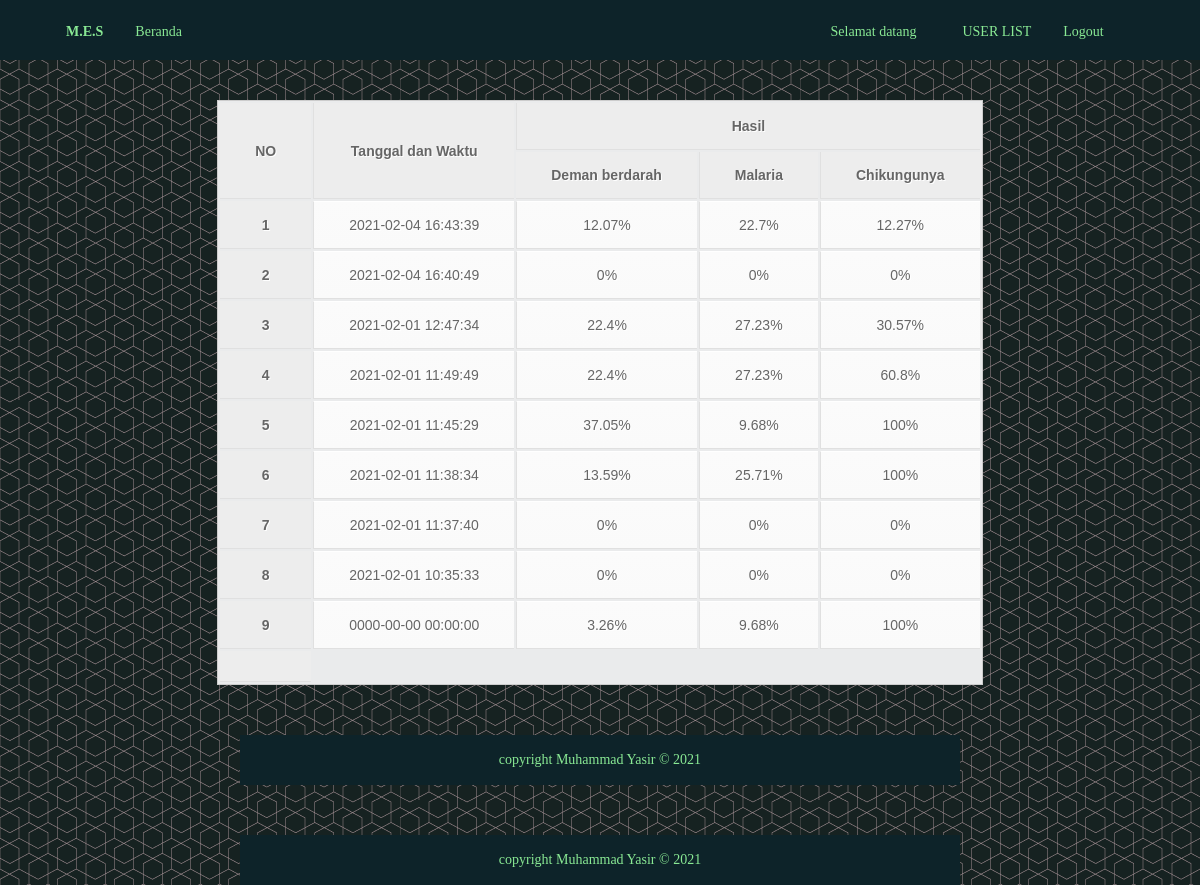
The app's page /admin/index.php?p=history&id=1 (signed in) with its own data.
### tables this page shows
CREATE TABLE `history` (
  `id_history` int(11) NOT NULL,
  `id_anggota` int(11) NOT NULL,
  `waktu` datetime NOT NULL DEFAULT '0000-00-00 00:00:00',
  `CF_P01` float NOT NULL,
  `CF_P02` float NOT NULL,
  `CF_P03` float NOT NULL
);

### admin/history.php (the view, shortened to what this page needs)
<?php
    include "connection.php";
    $id = $_GET["id"];
?>
<!DOCTYPE html>
<html lang="en">
<head>
    <link rel="stylesheet" href="stylehasil.css">
</head>
<body>
    <div class="header">
        <div class="grid">
            <div class="topnav" id="myTopnav">
                <div class="dh6">
                    <div class="left">
                        <a href="index.php"><b>M.E.S</b></a>
                        <a href="index.php">Beranda</a>
                    </div>
                </div>
                <div class="dh6">
                    <div class="right">
                        <a>Selamat datang &nbsp;&nbsp;&nbsp;<b><?php echo "$admin[name]"; ?></b></a>
                        <a href='?p=user'>USER LIST</a>
                        <a href='logout.php'>Logout</a>
                    </div>
                </div>
            </div>
        </div>
    </div>
    <div class="hasil">
        <table>
            <tr>
                <th rowspan="2">NO</th>
                <th rowspan="2">Tanggal dan Waktu</th>
                <th colspan="3">Hasil</th>
            </tr>
            <tr>
                <th>Deman berdarah</th>
                <th>Malaria</th>
                <th>Chikungunya</th>
            </tr>
            <?php $no=1; ?>
            <?php $sql_riwayat = mysqli_query($conn, "SELECT * FROM history WHERE id_anggota='$id' ORDER BY waktu DESC"); ?>
            <?php while ($riwayat = mysqli_fetch_array($sql_riwayat)) : ?>
                <tr>
                    <th><?php echo "$no"; ?></th>
                    <td><?php echo "$riwayat[waktu]"; ?></td>
                    <td><?php echo "$riwayat[CF_P01]%"; ?></td>
                    <td><?php echo "$riwayat[CF_P02]%"; ?></td>
                    <td><?php echo "$riwayat[CF_P03]%"; ?></td>
                </tr>
                <?php $no++; ?>
            <?php endwhile; ?>
            <tr>
                <th></th>
            </tr>
        </table>
    </div>
    <div class="footer">
        <div class="grid">
            copyright Muhammad Yasir &copy; 2021
        </div>
    </div>
</body>
</html>

### admin/style.css (style rules this page uses)
body { background-image: url(../img/Background.png); font-family: Cambria; padding: 0px; margin: 0px; color: #ffffff; font-size: 14px; }
.header { position: fixed; top: 0%; width: 100%; height: 40px; background-color: #0d2329; color: #FFF; font-size: 20px; z-index: 1; padding-left: 20px; padding-top: 10px; padding-bottom: 10px; }
.grid { width: 100%; padding-top: 0px; padding-bottom: 0px; overflow: hidden; }
.left { float: left; padding-left: 30px; }
.right { float: right; padding-right: 100px; }
.topnav { overflow: hidden; background-color: #0d2329; }
.topnav a { float: left; display: block; color: rgb(137, 233, 148); padding: 14px 16px; text-decoration: none; font-size: 14px; }
.footer { background-color: #0d2329; height: 30px; width: 100%; color: rgb(137, 233, 148); font-family: Cambria, Cochin, Georgia, Times, 'Times New Roman', serif; font-size: 14px; padding-top: 10px; padding-bottom: 10px; text-align: center; line-height: 30px; margin-top: 60px; }
.dh6 { width: 49.99%; }
.dh1, .dh2, .dh3, .dh4, .dh5, .dh6, .dh7, .dh8, .dh9, .dh10, .dh11, .dh12 { float: left; display: inline; margin: 0 0%; }
table { font-family: Arial, Helvetica, sans-serif; color: #666; text-shadow: 1px 1px 0px #fff; background: #eaebec; border: #ccc 1px solid; margin: 10px auto; }
table th { padding: 15px 35px; border-left:1px solid #e0e0e0; border-bottom: 1px solid #e0e0e0; background: #ededed; }
table th:first-child { border-left:none; }
table tr { text-align: center; padding-left: 20px; }
table td { padding: 15px 35px; border-top: 1px solid #ffffff; border-bottom: 1px solid #e0e0e0; border-left: 1px solid #e0e0e0; background: #fafafa; background: -webkit-gradient(linear, left top, left bottom, from(#fbfbfb), to(#fafafa)); background: -moz-linear-gradient(top, #fbfbfb, #fafafa); }
.hasil { width: 70%; }

### stylehasil.css (style rules this page uses)
.hasil { margin-top: 100px; margin-right: auto; margin-left: auto; }
table { font-family: Arial, Helvetica, sans-serif; color: #666; text-shadow: 1px 1px 0px #fff; background: #eaebec; border: #ccc 1px solid; margin: 10px auto; }
table th { padding: 15px 35px; border-left:1px solid #e0e0e0; border-bottom: 1px solid #e0e0e0; background: #ededed; }
table th:first-child { border-left:none; }
table tr { text-align: center; padding-left: 20px; }
table td { padding: 15px 35px; border-top: 1px solid #ffffff; border-bottom: 1px solid #e0e0e0; border-left: 1px solid #e0e0e0; background: #fafafa; background: -webkit-gradient(linear, left top, left bottom, from(#fbfbfb), to(#fafafa)); background: -moz-linear-gradient(top, #fbfbfb, #fafafa); }
body { background-image: url(img/Background.png); font-family: Cambria; padding: 0px; margin: 0px; color: #ffffff; font-size: 14px; }
.header { position: fixed; top: 0%; width: 100%; height: 40px; background-color: #0d2329; color: #FFF; font-size: 20px; z-index: 1; padding-left: 20px; padding-top: 10px; padding-bottom: 10px; }
.grid { width: 100%; padding-top: 0px; padding-bottom: 0px; overflow: hidden; }
.left { float: left; padding-left: 30px; }
.right { float: right; padding-right: 100px; }
.topnav { overflow: hidden; background-color: #0d2329; }
.topnav a { float: left; display: block; color: rgb(137, 233, 148); padding: 14px 16px; text-decoration: none; font-size: 14px; }
.dh6 { width: 49.99%; }
.dh1, .dh2, .dh3, .dh4, .dh5, .dh6, .dh7, .dh8, .dh9, .dh10, .dh11, .dh12 { float: left; display: inline; margin: 0 0%; }
.footer { background-color: #0d2329; height: 30px; width: 60%; color: rgb(137, 233, 148); font-family: Cambria, Cochin, Georgia, Times, 'Times New Roman', serif; font-size: 14px; padding-top: 10px; padding-bottom: 10px; text-align: center; line-height: 30px; margin-left: 20%; margin-right: 20%; margin-top: 50px; }

### records on screen
history: waktu "2021-02-04 16:43:39", CF_P01 "12.07", CF_P02 "22.7", CF_P03 "12.27"
history: waktu "2021-02-04 16:40:49", CF_P01 "0", CF_P02 "0", CF_P03 "0"
history: waktu "2021-02-01 12:47:34", CF_P01 "22.4", CF_P02 "27.23", CF_P03 "30.57"
history: waktu "2021-02-01 11:49:49", CF_P01 "22.4", CF_P02 "27.23", CF_P03 "60.8"
history: waktu "2021-02-01 11:45:29", CF_P01 "37.05", CF_P02 "9.68", CF_P03 "100"
history: waktu "2021-02-01 11:38:34", CF_P01 "13.59", CF_P02 "25.71", CF_P03 "100"
history: waktu "2021-02-01 11:37:40", CF_P01 "0", CF_P02 "0", CF_P03 "0"
history: waktu "2021-02-01 10:35:33", CF_P01 "0", CF_P02 "0", CF_P03 "0"
history: waktu "0000-00-00 00:00:00", CF_P01 "3.26", CF_P02 "9.68", CF_P03 "100"
